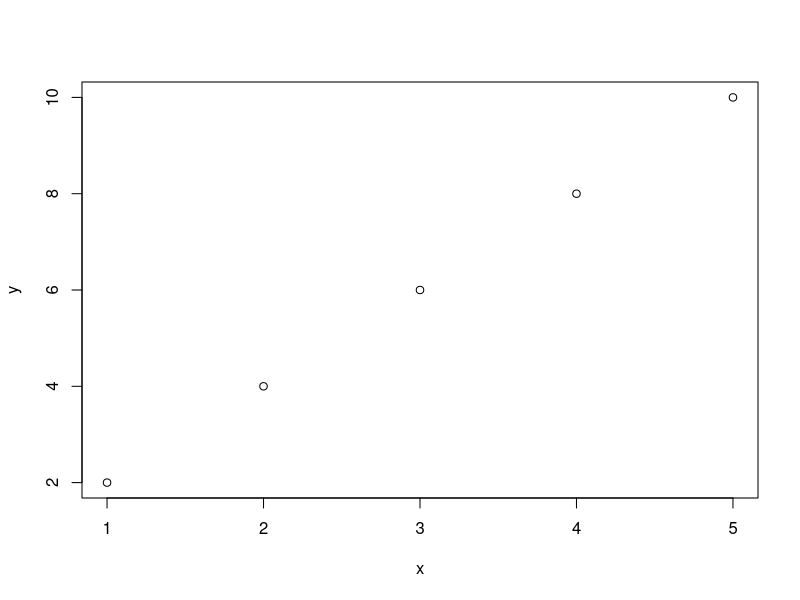
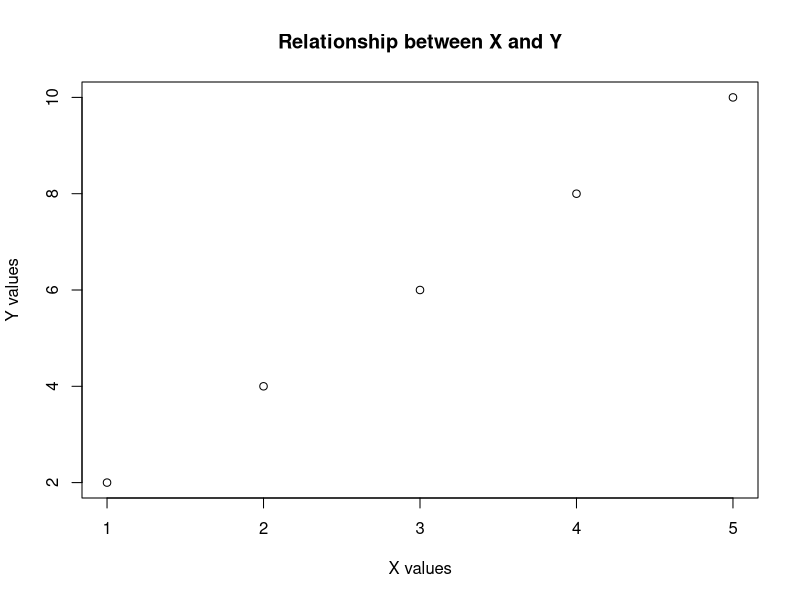
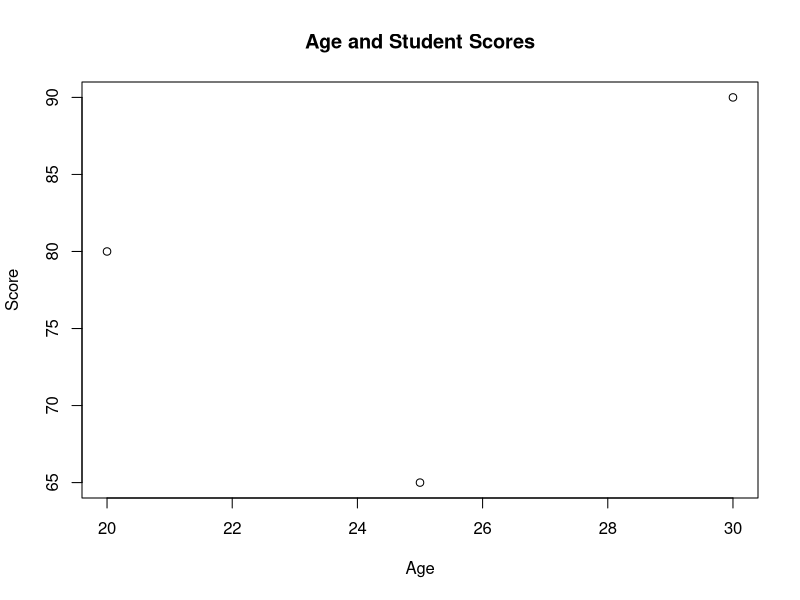
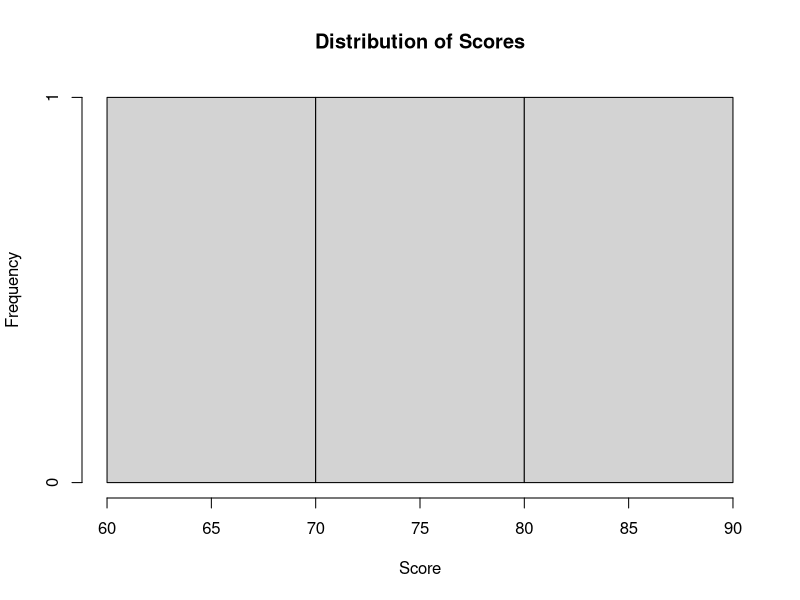
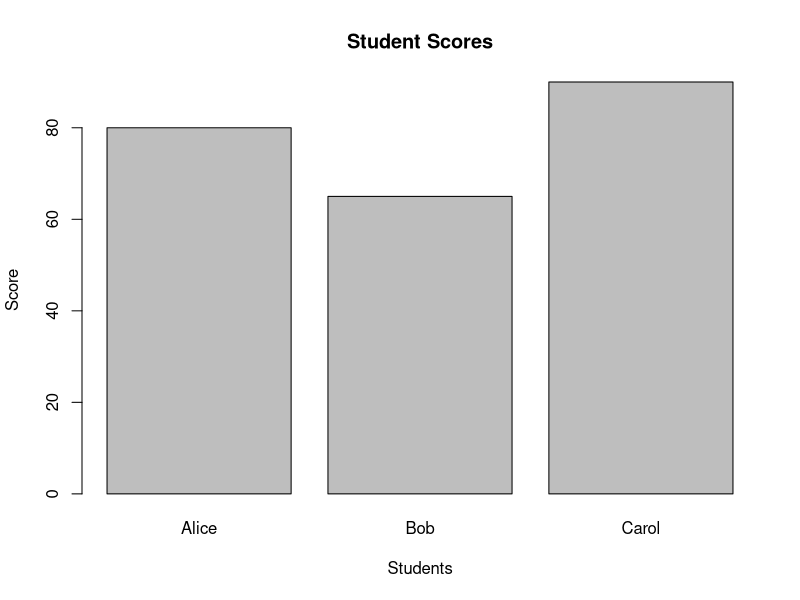
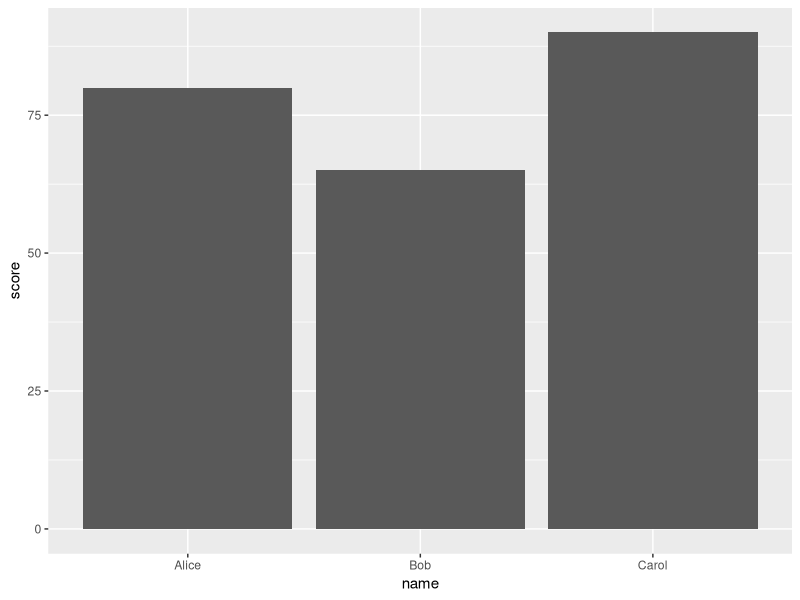
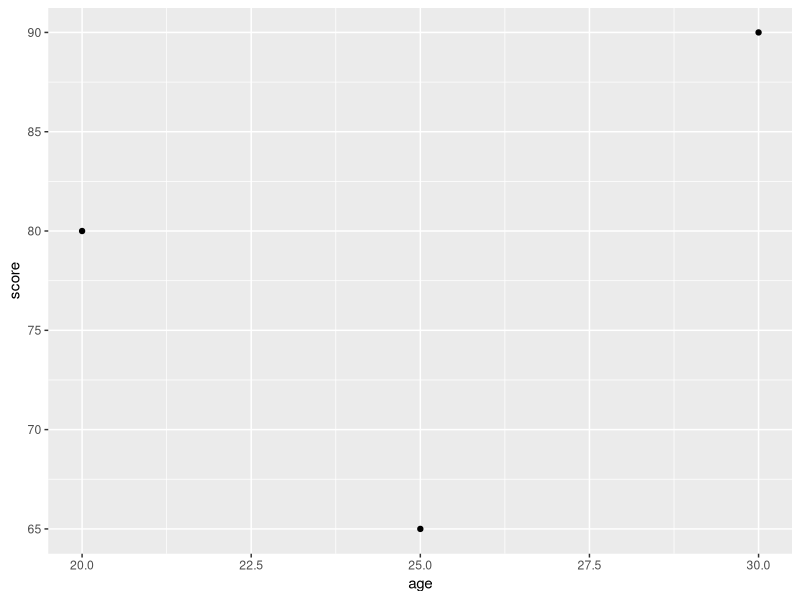

Recreate these plots in R, in order.
# ==========================================
# INTRODUCTION TO R FOR DATA ANALYSIS
# ==========================================

# 1. BASIC CALCULATIONS

2 + 3
10 - 4
5 * 2
10 / 2
2^3       
10 %% 3
10 %/% 3


# 2. VARIABLES

age <- 25
name <- "Alice"
is_student <- TRUE

print(age)
print(name)
print(is_student)


# 3. VECTORS: c(), length() AND VECTOR OPERATIONS

# Create a vector using c()
scores <- c(70, 80, 90, 100)

# Print the vector
print(scores)

# Number of elements in a vector
length(scores)

# Access elements by position
scores[1]
scores[2]

# Concatenate vectors
scores2 <- c(60, 75, 85)
all_scores <- c(scores, scores2)

print(all_scores)
length(all_scores)

# Basic statistics
mean(scores)
max(scores)
min(scores)
sum(scores)

# Operations with vectors
numbers <- c(1, 2, 3, 4, 5)

numbers + 10
numbers * 2
numbers^2
numbers / 2

# Operations between vectors of the same length
x <- c(1, 2, 3)
y <- c(10, 20, 30)

x + y
x * y

# Logical operations with vectors
scores >= 80
scores[scores >= 80]


# 4. SEQUENCES: seq()

# Generate a sequence of integers
seq(1, 10)

# Generate a sequence with a step of 2
seq(0, 20, by = 2)

# Generate a sequence with a specific number of elements
seq(0, 100, length.out = 6)

# Example: generate values for a graph
x <- seq(0, 10, by = 1)
print(x)


# 5. RANDOM NUMBERS: runif(), rnorm() AND sample()

# Uniform random numbers between 0 and 1
set.seed(123)
runif(5)

# Uniform random numbers between 10 and 20
runif(5, min = 10, max = 20)

# Normally distributed random numbers
rnorm(5)

# Normal distribution with mean 100 and standard deviation 15
rnorm(10, mean = 100, sd = 15)

# Random sample from a set of values
sample(1:10, size = 5)

# Random sample without replacement
sample(1:10, size = 5, replace = FALSE)

# Random sample with replacement
sample(1:5, size = 10, replace = TRUE)

# Randomly shuffle the elements of a vector
sample(scores)

# Reproducible random results
set.seed(123)
sample(1:100, size = 5)


# 6. SORTING VECTORS: sort()

values <- c(45, 12, 89, 23, 67)

# Sort in ascending order
sort(values)

# Sort in descending order
sort(values, decreasing = TRUE)

# Sort student scores
sort(scores)

# Note: sort() returns a sorted vector.
# It does not automatically change the original vector.


# 7. PRINTING RESULTS: print()

age <- 25
name <- "Alice"

print(age)
print(name)

# Print a message
print("Welcome to R!")

# Print a calculation
print(10 + 20)

# Print a vector
print(c(10, 20, 30))


# 8. DATA FRAMES

students <- data.frame(
  name = c("Alice", "Bob", "Carol"),
  age = c(20, 25, 30),
  score = c(80, 65, 90)
)

# View the first rows
head(students)

# Summarize the data
summary(students)

# Structure of the data frame
str(students)

# Select a column
students$name

# Select rows where the score is at least 70
students[students$score >= 70, ]


# 9. INSTALL AND LOAD PACKAGES

# Install once:
# install.packages("tidyverse")

# Load in each new R session:
library(tidyverse)

# Other useful packages:
# install.packages("readxl")   # Excel files
# install.packages("janitor")  # Data cleaning


# 10. IMPORT DATA

# Import a CSV file:
# data <- read_csv("data.csv")

# Check the data:
# head(data)
# str(data)
# summary(data)


# 11. DATA MANIPULATION WITH DPLYR

# Select columns
select(students, name, score)

# Filter rows
filter(students, score >= 70)

# Sort data by score
arrange(students, desc(score))

# Create a new column
mutate(students, passed = score >= 70)

# Calculate an overall average
summarise(students, average_score = mean(score))


# 12. GROUP AND SUMMARIZE

students %>%
  group_by(age) %>%
  summarise(average_score = mean(score))

# Example: calculate average score by age group
# (Each age occurs only once in this example.)


# 13. MISSING VALUES

values <- c(10, 20, NA, 40)

# Calculate the mean while ignoring missing values
mean(values, na.rm = TRUE)

# Count missing values
sum(is.na(values))


# 14. VISUALIZATION WITH plot()

# Create a simple line plot
x <- c(1, 2, 3, 4, 5)
y <- c(2, 4, 6, 8, 10)

plot(x, y)

# Add a title and axis labels
plot(
  x, y,
  main = "Relationship between X and Y",
  xlab = "X values",
  ylab = "Y values"
)

# Create a scatter plot
plot(
  students$age,
  students$score,
  main = "Age and Student Scores",
  xlab = "Age",
  ylab = "Score"
)

# Create a histogram
hist(
  students$score,
  main = "Distribution of Scores",
  xlab = "Score"
)

# Create a bar plot
barplot(
  students$score,
  names.arg = students$name,
  main = "Student Scores",
  xlab = "Students",
  ylab = "Score"
)


# 15. VISUALIZATION WITH GGPLOT2

ggplot(students, aes(x = name, y = score)) +
  geom_col()

ggplot(students, aes(x = age, y = score)) +
  geom_point()


# 16. CREATING FUNCTIONS

# Define a simple function
greet <- function() {
  print("Welcome to R!")
}

# Call the function
greet()


# Function with an argument
square <- function(x) {
  return(x^2)
}

square(5)
square(10)

# Function with two arguments
add_numbers <- function(a, b) {
  result <- a + b
  return(result)
}

add_numbers(3, 7)
add_numbers(10, 20)

# Function to calculate the average of a vector
calculate_average <- function(values) {
  return(mean(values, na.rm = TRUE))
}

calculate_average(c(10, 20, 30))
calculate_average(c(70, 80, 90, NA))

# Function to classify student performance
classify_score <- function(score) {
  if (score >= 70) {
    return("Passed")
  } else {
    return("Failed")
  }
}

classify_score(85)
classify_score(55)

# Function applied to a vector
scores <- c(55, 70, 85, 92)

sapply(scores, classify_score)


# 17. EXPORT DATA

# Save results to a CSV file:
# write_csv(students, "results.csv")


# ==========================================
# END OF SCRIPT
# ==========================================
